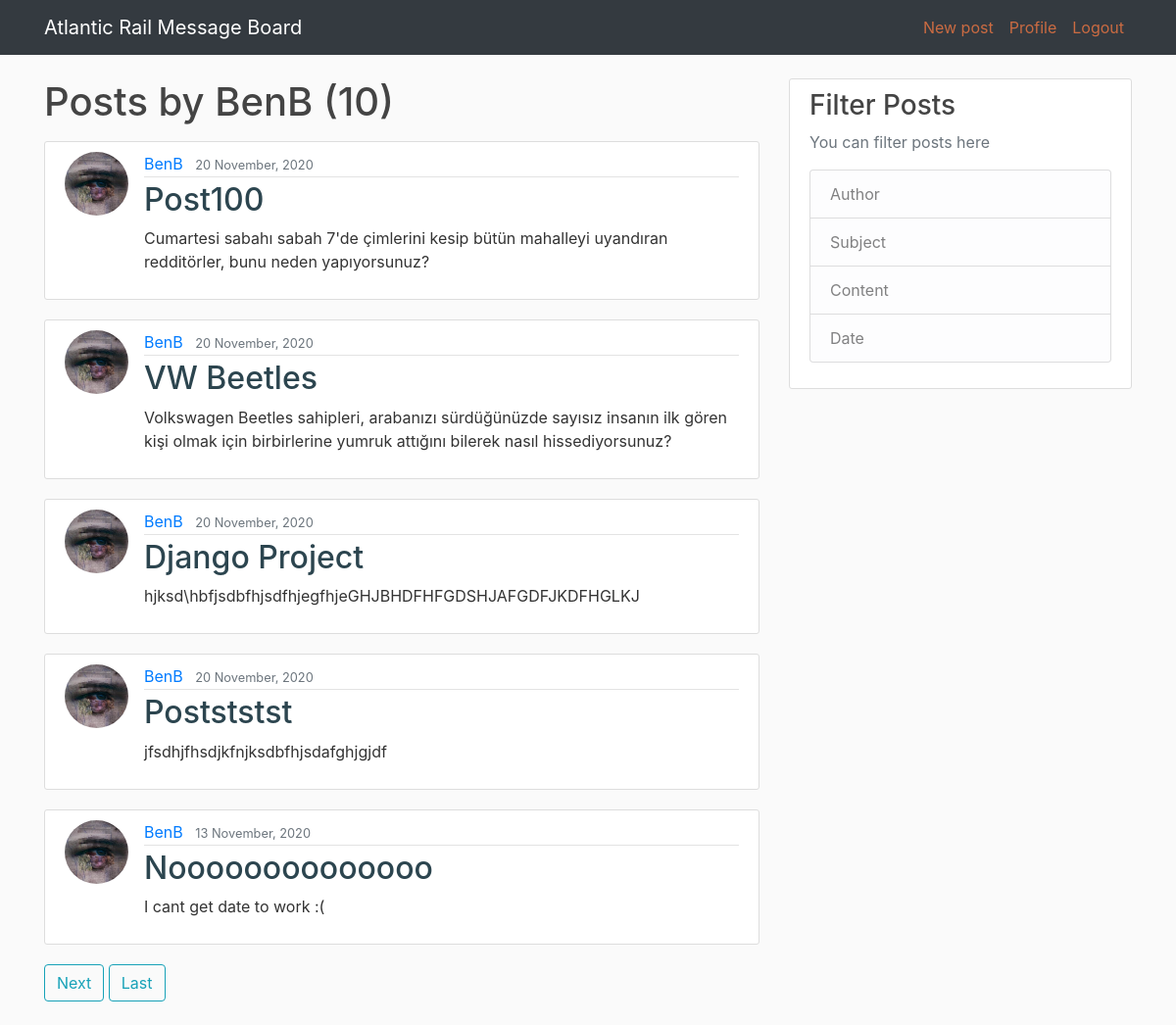
Screenshot of /MessageBoard/user/BenB (signed in) with the database file from the repository.
### MessageBoard/models.py (models this page shows, shortened)
class Post(models.Model):
	title = models.CharField(max_length=100) #Setting the fields for the posts
	content = models.TextField() #Setting the fields for the post
	datePosted = models.DateTimeField(default=timezone.now) #Making the date stamp for the posts, it defaults to the current date/ time so it autmomatically tags posts with the right date
	author = models.ForeignKey(User, on_delete=models.CASCADE) #Assigning the user varible to the author section of a post, I also added .CASCADE to ensure if a user is deleted so is thier posts

### users/models.py (models this page shows, shortened)
class Profile(models.Model): #Creating the profile model
	user = models.OneToOneField(User, on_delete=models.CASCADE) #Setting the user models and also using the .CASCADE so when the user is deleted everything associated with them is deleted
	image=models.ImageField(default='default.jpg',upload_to='profile_photos') #Setting the users profile pic

### MessageBoard/views.py (the view)
# urls.py: path('user/<str:username>', UserPostListView.as_view(), name='user-posts'),
class UserPostListView(LoginRequiredMixin, ListView): #This is very simular to the main posts view but this is setting the method to view the posts made by one author.
	model = Post #Defining the model as post
	template_name = 'MessageBoard/user_posts.html' #Assigning the template the right HTML file
	context_object_name = 'posts' #giving the object a name
	paginate_by = 5 #Also setting there to be 5 posts per page so design is consistant across all areas of the app
	def get_queryset(self): #Function to ensure that the user has posts
		user = get_object_or_404(User, username=self.kwargs.get('username')) #This assigns the user varible a method that either results in a 404 if the user doesnt exist or it will show all the posts made by that user.
		return Post.objects.filter(author=user).order_by('-datePosted') #Odering the posts by most recent too

### MessageBoard/templates/MessageBoard/user_posts.html (shortened to what this page needs)
{% extends "MessageBoard/base.html" %}
{% block content %}
    <h1 class="mb-3">Posts by {{ view.kwargs.username }} ({{ page_obj.paginator.count }})</h1>
    {% for post in posts %}
        <article class="media content-section">
          <img class="rounded-circle article-img" src="{{ post.author.profile.image.url }}">
          <div class="media-body">
            <div class="article-metadata">
              <a class="mr-2" href="{% url 'user-posts' post.author.username %}">{{ post.author }}</a>
              <small class="text-muted">{{ post.datePosted|date:"d F, Y" }}</small>
            </div>
            <h2><a class="article-title" href="{% url 'post-detail' post.id %}">{{ post.title }}</a></h2>
            <p class="article-content">{{ post.content }}</p>
          </div>
        </article>
    {% endfor %}
    {% if is_paginated %}
      {% if page_obj.has_next %}
        <a class="btn btn-outline-info mb-4" href="?page={{ page_obj.next_page_number }}">Next</a>
        <a class="btn btn-outline-info mb-4" href="?page={{ page_obj.paginator.num_pages }}">Last</a>
      {% endif %}
    {% endif %}
{% endblock content %}

### MessageBoard/static/MessageBoard/main.css (style rules this page uses)
body { background: #fafafa; color: #333333; margin-top: 5rem; }
h1, h2, h3, h4, h5, h6 { color: #444444; }
.content-section { background: #ffffff; padding: 10px 20px; border: 1px solid #dddddd; border-radius: 3px; margin-bottom: 20px; }
.article-title { color: #2c454f; }
.article-content { white-space: pre-line; }
.article-img { height: 65px; width: 65px; margin-right: 16px; }
.article-metadata { padding-bottom: 1px; margin-bottom: 4px; border-bottom: 1px solid #e3e3e3 }

### rows the page displays
Post: author.profile.image (picture), author "BenB", datePosted "20 November, 2020", title "Post100", content "Cumartesi sabahı sabah 7'de çimlerini kesip bütün mahalleyi uyandıran redditörler, bunu neden yapıyorsunuz?"
Post: author.profile.image (picture), author "BenB", datePosted "20 November, 2020", title "VW Beetles", content "Volkswagen Beetles sahipleri, arabanızı sürdüğünüzde sayısız insanın ilk gören kişi olmak için birbirlerine yumruk attığını bilerek nasıl hissediyorsunuz?"
Post: author.profile.image (picture), author "BenB", datePosted "20 November, 2020", title "Django Project", content "hjksd\\hbfjsdbfhjsdfhjegfhjeGHJBHDFHFGDSHJAFGDFJKDFHGLKJ"
Post: author.profile.image (picture), author "BenB", datePosted "20 November, 2020", title "Postststst", content "jfsdhjfhsdjkfnjksdbfhjsdafghjgjdf"
Post: author.profile.image (picture), author "BenB", datePosted "13 November, 2020", title "Noooooooooooooo", content "I cant get date to work :("

### other values shown
{{ view.kwargs.username }} "BenB"
{{ page_obj.paginator.count }} "10"
